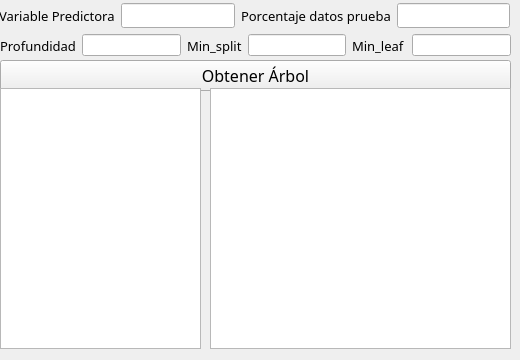
       <widget class="QWidget" name="page_7">
        <widget class="QWidget" name="widget_36" native="true">
         <property name="geometry">
          <rect>
           <x>0</x>
           <y>0</y>
           <width>511</width>
           <height>351</height>
          </rect>
         </property>
         <widget class="QWidget" name="widget_43" native="true">
          <property name="geometry">
           <rect>
            <x>0</x>
            <y>0</y>
            <width>511</width>
            <height>351</height>
           </rect>
          </property>
          <widget class="QWidget" name="widget_47" native="true">
           <property name="geometry">
            <rect>
             <x>-1</x>
             <y>0</y>
             <width>511</width>
             <height>31</height>
            </rect>
           </property>
           <property name="font">
            <font>
             <family>Bodoni MT</family>
            </font>
           </property>
           <layout class="QHBoxLayout" name="horizontalLayout_16">
            <item>
             <widget class="QLabel" name="label_22">
              <property name="font">
               <font>
                <family>Bodoni MT</family>
                <pointsize>10</pointsize>
               </font>
              </property>
              <property name="text">
               <string>Variable Predictora</string>
              </property>
             </widget>
            </item>
            <item>
             <widget class="QLineEdit" name="predictora"/>
            </item>
            <item>
             <widget class="QLabel" name="label_28">
              <property name="font">
               <font>
                <family>Bodoni MT</family>
                <pointsize>10</pointsize>
               </font>
              </property>
              <property name="text">
               <string>Porcentaje datos prueba</string>
              </property>
             </widget>
            </item>
            <item>
             <widget class="QLineEdit" name="numL"/>
            </item>
           </layout>
          </widget>
          <widget class="QWidget" name="widget_48" native="true">
           <property name="geometry">
            <rect>
             <x>0</x>
             <y>50</y>
             <width>511</width>
             <height>51</height>
            </rect>
           </property>
           <layout class="QGridLayout" name="gridLayout_15">
            <item row="0" column="0">
             <widget class="QPushButton" name="TreeB">
              <property name="font">
               <font>
                <family>Bodoni MT</family>
                <pointsize>12</pointsize>
               </font>
              </property>
              <property name="text">
               <string>Obtener Árbol</string>
              </property>
              <property name="icon">
               <iconset resource="resources.qrc">
                <normaloff>:/purple_icons/assets/purple/edit-2.svg</normaloff>:/purple_icons/assets/purple/edit-2.svg</iconset>
              </property>
             </widget>
            </item>
           </layout>
          </widget>
          <widget class="QWidget" name="widget_49" native="true">
           <property name="geometry">
            <rect>
             <x>0</x>
             <y>88</y>
             <width>511</width>
             <height>261</height>
            </rect>
           </property>
           <widget class="QTextEdit" name="ShowText_5">
            <property name="geometry">
             <rect>
              <x>0</x>
              <y>0</y>
              <width>201</width>
              <height>261</height>
             </rect>
            </property>
           </widget>
           <widget class="QTextEdit" name="ShowText_6">
            <property name="geometry">
             <rect>
              <x>210</x>
              <y>0</y>
              <width>301</width>
              <height>261</height>
             </rect>
            </property>
           </widget>
          </widget>
          <widget class="QWidget" name="widget_50" native="true">
           <property name="geometry">
            <rect>
             <x>0</x>
             <y>30</y>
             <width>511</width>
             <height>31</height>
            </rect>
           </property>
           <layout class="QHBoxLayout" name="horizontalLayout_17">
            <item>
             <widget class="QLabel" name="label_23">
              <property name="font">
               <font>
                <family>Bodoni MT</family>
                <pointsize>10</pointsize>
               </font>
              </property>
              <property name="text">
               <string>Profundidad</string>
              </property>
             </widget>
            </item>
            <item>
             <widget class="QLineEdit" name="depth"/>
            </item>
            <item>
             <widget class="QLabel" name="label_26">
              <property name="font">
               <font>
                <family>Bodoni MT</family>
                <pointsize>10</pointsize>
               </font>
              </property>
              <property name="text">
               <string>Min_split</string>
              </property>
             </widget>
            </item>
            <item>
             <widget class="QLineEdit" name="minSplit"/>
            </item>
            <item>
             <widget class="QLabel" name="label_27">
              <property name="font">
               <font>
                <family>Bodoni MT</family>
                <pointsize>10</pointsize>
               </font>
              </property>
              <property name="text">
               <string>Min_leaf</string>
              </property>
             </widget>
            </item>
            <item>
             <widget class="QLineEdit" name="minleaf"/>
            </item>
           </layout>
          </widget>
         </widget>
        </widget>
       </widget>
